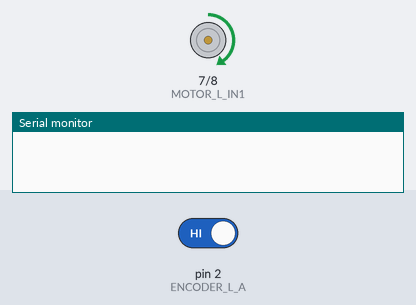
A sketch run on a simulated Arduino Uno, built with avr-gcc and run on an emulated ATmega328P. Shown: motor-driver pin pairs drawn as motors (green arrow = first pin HIGH = forward, orange = second pin HIGH = backward, longer = more drive, scaled by the enable pin), the last lines printed to the serial monitor. Inputs (shaded band) come from the test bench; at power-on: pin 2 (ENCODER_L_A) HIGH.

Above: at 0.1 s.
At 2.1 s:
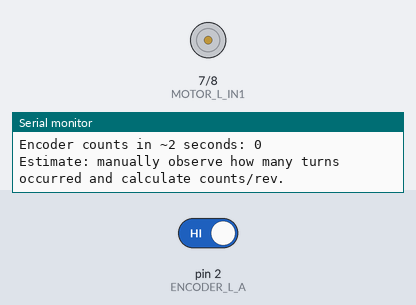
Timing chart, 0 to 3.6 s (numbered marks = the images above):
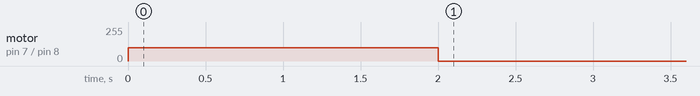

Measured:
- by itself, motor on pin 7 (MOTOR_L_IN1) / pin 8 (MOTOR_L_IN2): stopped → forward 100/255 at 0.00 s, → stopped 2.0 s later

The sketch:

test_4.6_automeasure_encoder.ino
```cpp
// ----- Pin Definitions -----
#define ENCODER_L_A 2  // Left encoder A signal
#define MOTOR_L_IN1 7   // Left motor direction pin 1
#define MOTOR_L_IN2 8   // Left motor direction pin 2
#define MOTOR_L_PWM 9   // Left motor PWM pin

// ----- Variables -----
volatile long encoderLeftCount = 0;
unsigned long startTime = 0;
bool measured = false;

// ----- Interrupt Service Routine -----
void encoderLeftISR() {
  encoderLeftCount++;
}

void setup() {
  Serial.begin(115200);

  // Setup encoder
  pinMode(ENCODER_L_A, INPUT_PULLUP);
  attachInterrupt(digitalPinToInterrupt(ENCODER_L_A), encoderLeftISR, RISING);

  // Setup motor
  pinMode(MOTOR_L_IN1, OUTPUT);
  pinMode(MOTOR_L_IN2, OUTPUT);
  pinMode(MOTOR_L_PWM, OUTPUT);

  // Start motor forward slowly
  digitalWrite(MOTOR_L_IN1, HIGH);
  digitalWrite(MOTOR_L_IN2, LOW);
  analogWrite(MOTOR_L_PWM, 100);  // LOW SPEED to avoid overshoot

  startTime = millis();
}

void loop() {
  // Run for about 2 seconds
  if (!measured && (millis() - startTime) > 2000) {
    // Stop motor
    analogWrite(MOTOR_L_PWM, 0);
    digitalWrite(MOTOR_L_IN1, LOW);
    digitalWrite(MOTOR_L_IN2, LOW);

    // Print out how many counts it got
    Serial.println("===== Measurement Complete =====");
    Serial.print("Encoder counts in ~2 seconds: ");
    Serial.println(encoderLeftCount);
    Serial.println("Estimate: manually observe how many turns occurred and calculate counts/rev.");

    measured = true; // Only do this once
  }
}
```
